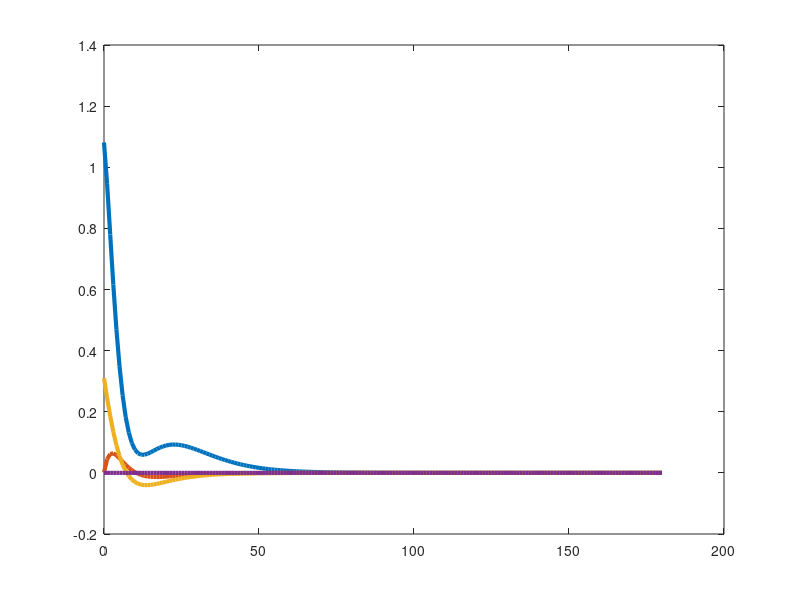

The MATLAB source for this figure: (Note: this script raises an error after producing the figure.)

% Parameters
k0 = 0.0165;              % Insulin-independent fractional removal rate
a1 = 0.394;                   % a1 - a6 parameters
a2 = 0.142;                 
a3 = 0.251;
a4 = 0.394;
a5 = (3.15*10^-8)*(7.5*10^-6);
a6 = 2.8*10^3*(7.5*10^-6);

% Equilibrium point (upright)
x_bar1 = 1.08;
x_bar3 = 0.3;
x_bar2 = (a2*x_bar3)/a1;
x_bar4 = (a5*x_bar3)/a6;
x_bar = [x_bar1;
         x_bar2;
         x_bar3;
         x_bar4]; 

u_bar = [x_bar1*(k0+x_bar2);
         (a3 + a2*a3*a4 + a5)*(x_bar3)];
y_bar = x_bar1; 

% A and B Matrix Formation (Jacobian Linearisation Matrix)
A = [1-(k0+x_bar2), -(x_bar1), 0, 0; 
     0, 1-a1, a2, 0; 
     0, a4, 1-a3, a6; 
     0, 0, a5, 1-a6];

B = [1, 0; 
     0, 0;
     0, 1;
     0, 0];

% Calculate and print the eigenvalues, checking for stability
eigenvalues = eig(A);
disp('Eigenvalues of the matrix A:');
disp(eigenvalues);

% Desired regulation point (regulation to zero)
xf = [0; 0; 0; 0];

% Compute steady-state input (ubar)
ubar = B \ ((eye(4) - A) * xf);
residual = norm((eye(4) - A) * xf - B * ubar);  % Optional check

% Check controllability matrix
ctrl = [B, A*B, A^2*B, A^3*B];
rankC = rank(ctrl);
disp('Rank of the controllability matrix:');
disp(rankC);

% Feedback design
P_test = [0.7, 0.85, 0.9, 0.8];
K = place(A, B, P_test); 
disp('K-gain:');
disp(K);

% Initial States
T = 180;
x = zeros(4, T+1);
% With slight perturbation
x(:,1) = [1.081; ((0.01651 + (a2/a1)*(x(3)))/0.951)-0.0165; 0.31; 0];
u = zeros(2, T);
u(:,1) = [x(1,1)*(k0+x(2,1)); (a3 + a2*a3*a4 + a5)*(x(3,1))];
y = zeros(1, T+1);
y(:,1) = x(1);

% Simulation loop
for t = 1:T
    u(:,t) = ubar - K * (x(:,t) - xf);
    x(:,t+1) = A * x(:,t) + B * u(:,t);
end

% Plotting results
figure;
plot(0:T, x(1,:), '-', 'LineWidth', 3, 'DisplayName', '$x_1(t)$');
hold on;
plot(0:T, x(2,:), '-', 'LineWidth', 3, 'DisplayName', '$x_2(t)$');
plot(0:T, x(3,:), '-', 'LineWidth', 3, 'DisplayName', '$x_3(t)$');
plot(0:T, x(4,:), '-', 'LineWidth', 3, 'DisplayName', '$x_4(t)$');
yline(x_bar(1), '--', 'LineWidth', 2, 'HandleVisibility', 'off');
yline(x_bar(2), '--', 'LineWidth', 2, 'HandleVisibility', 'off');
yline(x_bar(3), '--', 'LineWidth', 2, 'HandleVisibility', 'off');
yline(x_bar(4), '--', 'LineWidth', 2, 'HandleVisibility', 'off');
xlabel('Time Step $t$', 'FontSize', 28, 'Interpreter', 'latex');
ylabel('State Components $x_i(t)$', 'FontSize', 28, 'Interpreter', 'latex');
title('State Convergence to $x_f$ from $x_0$ (Linearised Controller)', 'FontSize', 32, 'Interpreter', 'latex');
legend('FontSize', 24, 'Interpreter', 'latex', 'Location', 'best');
grid on;
set(gca, 'FontSize', 24);
